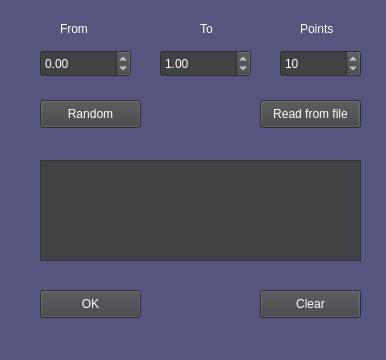
<?xml version="1.0" encoding="UTF-8"?>
<ui version="4.0">
 <class>Form</class>
 <widget class="QWidget" name="Form">
  <property name="geometry">
   <rect>
    <x>0</x>
    <y>0</y>
    <width>386</width>
    <height>360</height>
   </rect>
  </property>
  <property name="sizePolicy">
   <sizepolicy hsizetype="Fixed" vsizetype="Fixed">
    <horstretch>0</horstretch>
    <verstretch>0</verstretch>
   </sizepolicy>
  </property>
  <property name="windowTitle">
   <string>Predict data</string>
  </property>
  <property name="styleSheet">
   <string notr="true">background-color: rgb(85, 85, 127);</string>
  </property>
  <widget class="QDoubleSpinBox" name="doubleSpinFrom">
   <property name="geometry">
    <rect>
     <x>40</x>
     <y>50</y>
     <width>91</width>
     <height>27</height>
    </rect>
   </property>
   <property name="styleSheet">
    <string notr="true">background-color: rgb(64, 66, 68);
color: rgb(255, 255, 255);</string>
   </property>
   <property name="minimum">
    <double>-1000.000000000000000</double>
   </property>
   <property name="maximum">
    <double>999.000000000000000</double>
   </property>
  </widget>
  <widget class="QDoubleSpinBox" name="doubleSpinTo">
   <property name="geometry">
    <rect>
     <x>160</x>
     <y>50</y>
     <width>91</width>
     <height>27</height>
    </rect>
   </property>
   <property name="styleSheet">
    <string notr="true">background-color: rgb(64, 66, 68);
color: rgb(255, 255, 255);</string>
   </property>
   <property name="minimum">
    <double>-999.000000000000000</double>
   </property>
   <property name="maximum">
    <double>1000.000000000000000</double>
   </property>
   <property name="value">
    <double>1.000000000000000</double>
   </property>
  </widget>
  <widget class="QSpinBox" name="spinPoints">
   <property name="geometry">
    <rect>
     <x>280</x>
     <y>50</y>
     <width>81</width>
     <height>27</height>
    </rect>
   </property>
   <property name="styleSheet">
    <string notr="true">background-color: rgb(64, 66, 68);
color: rgb(255, 255, 255);</string>
   </property>
   <property name="minimum">
    <number>1</number>
   </property>
   <property name="maximum">
    <number>1000</number>
   </property>
   <property name="value">
    <number>10</number>
   </property>
  </widget>
  <widget class="QLabel" name="label">
   <property name="geometry">
    <rect>
     <x>60</x>
     <y>20</y>
     <width>31</width>
     <height>17</height>
    </rect>
   </property>
   <property name="styleSheet">
    <string notr="true">color: rgb(255, 255, 255);</string>
   </property>
   <property name="text">
    <string>From</string>
   </property>
  </widget>
  <widget class="QLabel" name="label_2">
   <property name="geometry">
    <rect>
     <x>200</x>
     <y>20</y>
     <width>16</width>
     <height>17</height>
    </rect>
   </property>
   <property name="styleSheet">
    <string notr="true">color: rgb(255, 255, 255);</string>
   </property>
   <property name="text">
    <string>To</string>
   </property>
  </widget>
  <widget class="QLabel" name="label_3">
   <property name="geometry">
    <rect>
     <x>300</x>
     <y>20</y>
     <width>41</width>
     <height>17</height>
    </rect>
   </property>
   <property name="styleSheet">
    <string notr="true">color: rgb(255, 255, 255);</string>
   </property>
   <property name="text">
    <string>Points</string>
   </property>
  </widget>
  <widget class="QPlainTextEdit" name="plainTextRandom">
   <property name="geometry">
    <rect>
     <x>40</x>
     <y>160</y>
     <width>321</width>
     <height>101</height>
    </rect>
   </property>
   <property name="styleSheet">
    <string notr="true">background-color: rgb(64, 66, 68);
color: rgb(255, 255, 255);</string>
   </property>
   <property name="readOnly">
    <bool>true</bool>
   </property>
  </widget>
  <widget class="QPushButton" name="pushRandom">
   <property name="geometry">
    <rect>
     <x>40</x>
     <y>100</y>
     <width>101</width>
     <height>28</height>
    </rect>
   </property>
   <property name="styleSheet">
    <string notr="true">background-color: rgb(64, 66, 68);
color: rgb(255, 255, 255);</string>
   </property>
   <property name="text">
    <string>Random</string>
   </property>
  </widget>
  <widget class="QPushButton" name="pushReadFile">
   <property name="geometry">
    <rect>
     <x>260</x>
     <y>100</y>
     <width>101</width>
     <height>28</height>
    </rect>
   </property>
   <property name="styleSheet">
    <string notr="true">background-color: rgb(64, 66, 68);
color: rgb(255, 255, 255);</string>
   </property>
   <property name="text">
    <string>Read from file</string>
   </property>
  </widget>
  <widget class="QPushButton" name="pushOk">
   <property name="geometry">
    <rect>
     <x>40</x>
     <y>290</y>
     <width>101</width>
     <height>28</height>
    </rect>
   </property>
   <property name="styleSheet">
    <string notr="true">background-color: rgb(64, 66, 68);
color: rgb(255, 255, 255);</string>
   </property>
   <property name="text">
    <string>OK</string>
   </property>
  </widget>
  <widget class="QPushButton" name="pushClear">
   <property name="geometry">
    <rect>
     <x>260</x>
     <y>290</y>
     <width>101</width>
     <height>28</height>
    </rect>
   </property>
   <property name="styleSheet">
    <string notr="true">background-color: rgb(64, 66, 68);
color: rgb(255, 255, 255);</string>
   </property>
   <property name="text">
    <string>Clear</string>
   </property>
  </widget>
 </widget>
 <resources/>
 <connections/>
</ui>
